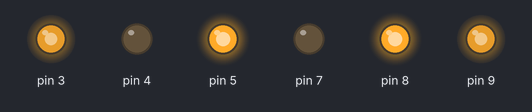
The sketch below on a simulated Arduino Uno, built with avr-gcc and run on an emulated ATmega328P. Parts: output pins drawn as LEDs (lit = HIGH).

Above: at 0.05 s.
At 3.05 s:
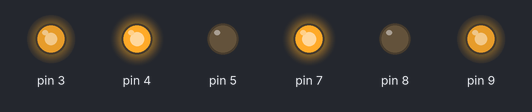
At 5.95 s:
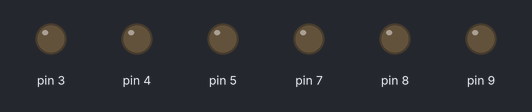
Timing chart, 0 to 7.8 s (numbered marks = the images above):
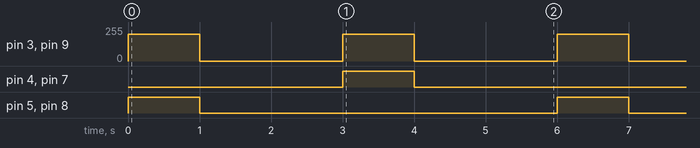

The sketch:

app.ino
```cpp
#include "motor.h"

Motor right(8, 7, 9);
Motor left(5, 4, 3);

void setup() {

}

void loop()
{
    // 전진
    left.forward();
    right.forward();
    delay(1000);

    // 정지
    left.stop();
    right.stop();
    delay(2000);

    // 후진
    left.backward();
    right.backward();
    delay(1000);

    // 정지
    left.stop();
    right.stop();
    delay(2000);
}
```

motor.cpp
```cpp
#include "motor.h"

Motor::Motor(int in1, int in2, int en) : in1(in1), in2(in2), en(en) {
    pinMode(in1, OUTPUT);
    pinMode(in2, OUTPUT);
    pinMode(en, OUTPUT);
}

void Motor::forward(int speed) {    // 전진
    digitalWrite(in1, HIGH);
    digitalWrite(in2, LOW);
    analogWrite(en, speed);
}

void Motor::backward(int speed) {   // 후진
    digitalWrite(in1, LOW);
    digitalWrite(in2, HIGH);
    analogWrite(en, speed);
}

void Motor::stop() {                    // 정지
    digitalWrite(in1, LOW);
    digitalWrite(in2, LOW);
    analogWrite(en, 0);
}

void Motor::setSpeed(int speed) {
    analogWrite(en, speed);
}
```

motor.h
```cpp
#pragma once

#include <Arduino.h>

class Motor {
protected:
    int in1;    // 전진
    int in2;    // 후진
    int en;     // 속도, PWM

public:
    Motor(int in1, int in2, int en);

    void forward(int speed=200);    // 전진
    void backward(int speed=200);   // 후진
    void stop();                    // 정지
    void setSpeed(int speed);
};
```

Measured:
- by itself, pin 3, pin 9: alternates 200/255 for 1.0 s and 0/255 for 2.0 s
- by itself, pin 4, pin 5, pin 7, pin 8: alternates HIGH for 1.0 s and LOW for 5.0 s
